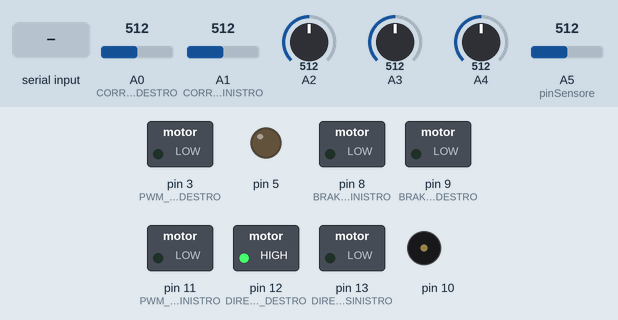
Simulated run of this sketch. Board: Arduino Uno, built with avr-gcc and run on an emulated ATmega328P. Shown: switched loads named in the sketch (green lamp = pin HIGH), output pins drawn as LEDs (lit = HIGH), buzzer (waves = sounding). The test bench sets the inputs (shaded band); at power-on: A2 = 512, A0 (CORRENTE_MOTORE_DESTRO) = 512, A1 (CORRENTE_MOTORE_SINISTRO) = 512, A3 = 512, A4 = 512, A5 (pinSensore) = 512.

Above: at 15.2 s.
15.3 s: "m90\n" received over the second serial link
At 16.9 s:
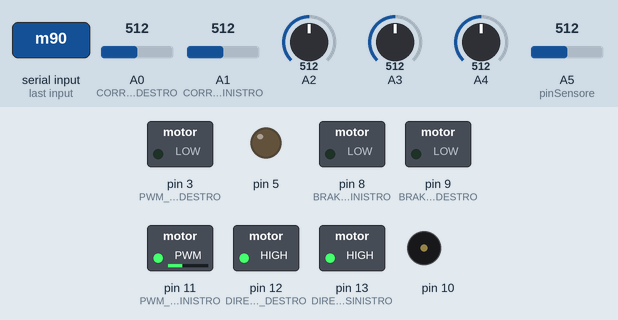
17.7 s: "m,45\n" received over the second serial link
At 19.8 s:
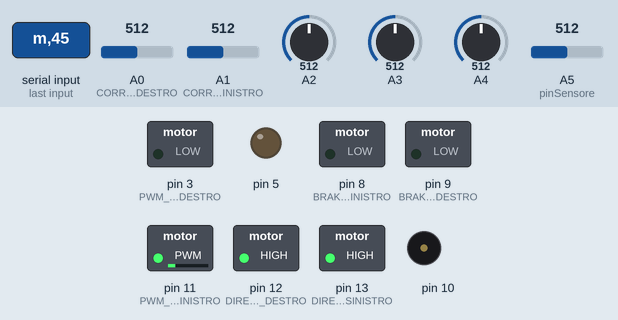
20.1 s: "p90\n" received over the second serial link
At 21.2 s:
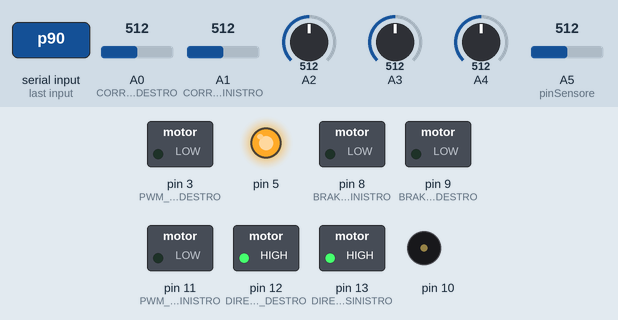
21.8 s: A2 set to 883
23.3 s: A2 set to 912
At 24.0 s:
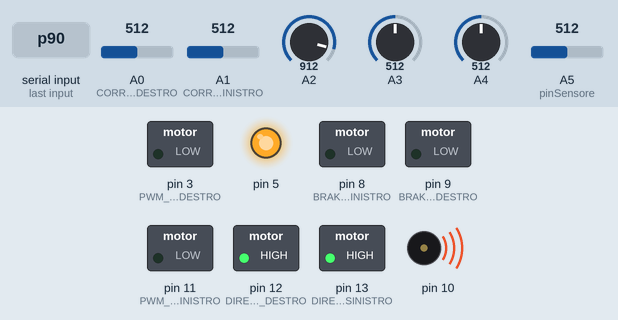
24.8 s: A2 set to 890
At 25.5 s:
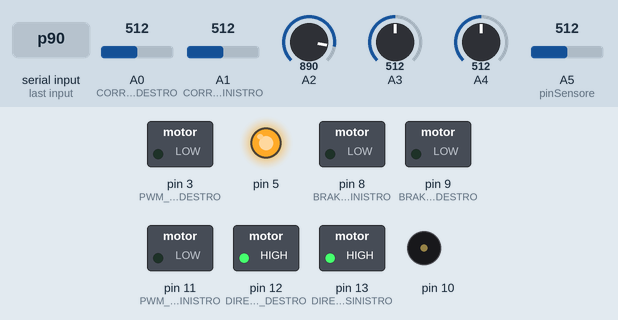
Timing chart, 0 to 27.4 s (numbered marks = the images above; inputs shaded):
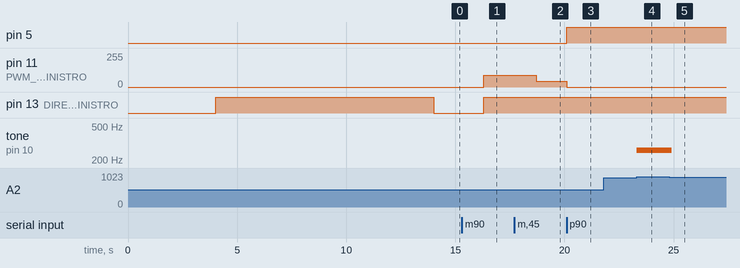

Measured:
- the behaviour switches between 900 and 901 on A2 (found by bisection; images 3 and 4)
- after the input at 15.3 s, pin 11 (PWM_MOTORE_SINISTRO): 0/255 → 90/255 after 1.0 s; pin 13 (DIREZIONE_MOTORE_SINISTRO): LOW → HIGH after 1.0 s
- after the input at 17.7 s, pin 11 (PWM_MOTORE_SINISTRO): 90/255 → 45/255 after 1.0 s
- after the input at 20.1 s, pin 5: LOW → HIGH at once; pin 11 (PWM_MOTORE_SINISTRO): 45/255 → 0/255 at once
- after the input at 21.8 s, every drawn part: stays the same
- after the input at 23.3 s, tone on pin 10: silent → 261 Hz at once
- after the input at 24.8 s, tone on pin 10: 261 Hz → silent after 0.12 s

The sketch:

RobotTest5_ControllerAtattile_e_PianoCarta.ino
```cpp
//COME USARE AMARINO: PER OGNI TRASMISSIONE BISOGNA INVIARE PRIMA UN BYTE DI INIZIO TRASMISSIONE, POI IL MESSAGGIO POI IL BYTE DI ACKNOWLEDGEMENT
/*
	startFlag = 18;
 	ack = 19;
 	delimiter = 59; //';' Delimita i dati inviati, tipo "A12.2;9.4;3.3"

 Questo programma legge un sensore sharp distance sul pin A5 e lo comunica via bluetooth
 TEST Robot

 /////////////////////////////////////////////////////////////////////////////////////////////
 Function	pins per Ch. A	pins per Ch. B

 Direction	D12	        D13
 PWM	        D3	        D11
 Brake	        D9	        D8
 Current Sensing	A0	        A1


 MOTORE A=MOTORE DI DESTRA!!
 MOTORE B=MOTORE DI SINISTRA!!

 NOTA: L'ALTOPARLANE NON ANDRA' CON I MOTORI ACCESI! PWM 3 e 11 occupate dal generatore di onde quadre.
 //////////////////////////////////////////////////////////////////////////////////////////////
 Formula per trasformare in centimetri i valori del sensore sharp
 sensoreDist=2076/(sensoreVal - 11);

 */


#include <SoftwareSerial.h>   //Software Serial Port
#define RxD 4
#define TxD 7

#define DIREZIONE_MOTORE_DESTRO 12
#define DIREZIONE_MOTORE_SINISTRO 13

#define PWM_MOTORE_DESTRO 3
#define PWM_MOTORE_SINISTRO 11

#define BRAKE_MOTORE_DESTRO 9
#define BRAKE_MOTORE_SINISTRO 8

#define CORRENTE_MOTORE_DESTRO A0
#define CORRENTE_MOTORE_SINISTRO A1

#define AVANTI HIGH
#define INDIETRO LOW

#define DEBUG_ENABLED  1


SoftwareSerial BlueToothSerial(RxD,TxD);

//AutoBrake si ferma da solo, autoManovra si gira anche
unsigned long controltime=500;
unsigned long currtime=0;
unsigned long oldtime=0;
int pinSensore=A5;
int sensoreVal=0;
int sensoreDist=0;
int currSensDestro=0;
int currSensSinistro=0;
boolean isInManovraFlag = false;
boolean isAutoBrakeActive = true;
boolean isAutoManovraActive = true;
boolean isRETRO = false;

void setup() {
  BlueToothSerial.begin(57600);  //Set Bluetooth BaudRate to default baud rate 57600
  pinMode(13,OUTPUT);

  //Setta i pin dei motori come output
  /////////////////////////////////////////////////////////////////////////////
  pinMode(DIREZIONE_MOTORE_DESTRO,OUTPUT);
  pinMode(DIREZIONE_MOTORE_SINISTRO,OUTPUT);

  pinMode(PWM_MOTORE_DESTRO,OUTPUT);
  pinMode(PWM_MOTORE_SINISTRO,OUTPUT);

  pinMode(BRAKE_MOTORE_DESTRO,OUTPUT);
  pinMode(BRAKE_MOTORE_SINISTRO,OUTPUT);
  /////////////////////////////////////////////////////////////////////////////

  setupBlueToothConnection();

  //HIGH = AVANTI, LOW = INDIETRO
  digitalWrite(DIREZIONE_MOTORE_DESTRO,AVANTI);
  digitalWrite(DIREZIONE_MOTORE_SINISTRO,AVANTI);
  //analogWrite(redLed, 129);
  digitalWrite(13,HIGH);
  delay(10000);
  digitalWrite(13,LOW);
}

void loop() {

  //Leggi il sensore e verifica cosa fare
  currtime=millis();
  if(currtime-oldtime>=controltime){
    oldtime=currtime;
    sensoreVal=analogRead(pinSensore);
    currSensDestro=analogRead(CORRENTE_MOTORE_DESTRO);
    currSensSinistro=analogRead(CORRENTE_MOTORE_SINISTRO);
    sensoreDist=20;//constrain(2076/(sensoreVal - 11),1,30);//SI E' ROTTO IL SENSORE!!!
    //Invia al tablet i dati
    BTSerialPrint("S"+String(sensoreDist)+";"+String(currSensDestro)+";"+String(currSensSinistro));

    if(sensoreDist<13){
      if(isAutoBrakeActive){
        muoviMotori(0,0,true);
        frenaMotori(true,true,400);
      }
      //Gira su se stesso e riparti lentamente
      if(isAutoManovraActive){
        isInManovraFlag=true;
        //imposta overrideFlag true per manovrare i motori anche se isInManovraFlag=true
        muoviMotori(192,-192,true);
        delay(1200);
        muoviMotori(0,0,true);
        frenaMotori(true,true,20);
        muoviMotori(192,192,true);
      }
    }
  }


  char rCh;
  if(BlueToothSerial.available()){//check if there's any data sent from the remote bluetooth shield
    rCh = (char)BlueToothSerial.read();
    int rval1=0;
    int rval2=0;

    switch (rCh){
      //Primo valore, motore SINISTRO, secondo valore motore DESTRO!! ordine di lettura
    case 'm':
      rval1=BlueToothSerial.parseInt();
      rval2=BlueToothSerial.parseInt();
      muoviMotori(rval2, rval1, false);
      break;

    //Attiva la modalità pianocarta, altoparlante sul pin 10
    case 'p':

      rval1=BlueToothSerial.parseInt();

      muoviMotori(0, 0, true);
      isInManovraFlag = true;
      pinMode(A2,INPUT);
      pinMode(A3,INPUT);
      pinMode(A4,INPUT);
      pinMode(5,OUTPUT);
      digitalWrite(5,HIGH);
      while(true){
        int p2=0;
        int p3=0;
        int p4=0;

        delay(200);
        p2=analogRead(A2);
        p3=analogRead(A3);
        p4=analogRead(A4);
        BTSerialPrint(analogRead(A2));

        //Suona il DO
        if(p2>900){
          tone(10,261);
        }
        //RE
        else if(p3>900){
          tone(10,294);
        }
        //MI
        else if(p4>900){
          tone(10,330);
        }
        else {
          noTone(10);
        }
      }
      break;

     //Gear, in realtà fa in modo che il dritto sia il dietro (diverso da retromarcia)
     case 'g':{
      if(!isRETRO){
        isRETRO=false;
      }
      else{
        isRETRO=true;
      }
      break;
      }
    }
  }
}


////////////////////////////////////////////////////////////////////////////////////////////
/*
 *Cotrolli motori
 */

//Mettere overrideFlag come true se si vuole saltare il controllo che impedisce di muoverlo se è in manovra (per esempio per usare comandi per manovrare...)
void muoviMotori(int velDestro, int velSinistro, boolean overrideFlag){
  if(!isInManovraFlag || overrideFlag){
    if(velDestro<0){
      digitalWrite(DIREZIONE_MOTORE_DESTRO,INDIETRO);
      analogWrite(PWM_MOTORE_DESTRO,abs(velDestro));
    }
    else {
      digitalWrite(DIREZIONE_MOTORE_DESTRO,AVANTI);
      analogWrite(PWM_MOTORE_DESTRO,velDestro);
    }
    if(velSinistro<0){
      digitalWrite(DIREZIONE_MOTORE_SINISTRO,INDIETRO);
      analogWrite(PWM_MOTORE_SINISTRO,abs(velSinistro));
    }
    else {
      digitalWrite(DIREZIONE_MOTORE_SINISTRO,AVANTI);
      analogWrite(PWM_MOTORE_SINISTRO,velSinistro);
    }
  }
}
//Frena i motori per
void frenaMotori(boolean frenaDestro, boolean frenaSinistro, int durata){
  if(frenaDestro){
    digitalWrite(BRAKE_MOTORE_DESTRO,HIGH);
  }

  if(frenaSinistro){
    digitalWrite(BRAKE_MOTORE_SINISTRO,HIGH);
  }

  delay(durata);

  digitalWrite(BRAKE_MOTORE_DESTRO,LOW);
  digitalWrite(BRAKE_MOTORE_SINISTRO,LOW);
}

//////////////////////////////////////////////////////////////////////////////////////////////
/*
 *Connessioni varie
 */
void setupBlueToothConnection()
{

  BlueToothSerial.print("\r\n+STWMOD=0\r\n"); //set the bluetooth work in slave mode
  BlueToothSerial.print("\r\n+STNA=SeeedBTSlave\r\n"); //set the bluetooth name as "SeeedBTSlave"
  BlueToothSerial.print("\r\n+STOAUT=1\r\n"); // Permit Paired device to connect me
  BlueToothSerial.print("\r\n+STAUTO=0\r\n"); // Auto-connection should be forbidden here
  delay(2000); // This delay is required.
  BlueToothSerial.print("\r\n+INQ=1\r\n"); //make the slave bluetooth inquirable
  BlueToothSerial.println("The slave bluetooth is inquirable!");
  delay(2000); // This delay is required.
  BlueToothSerial.flush();

}

//Print secondo il protocollo di Amarino/MeetAndroid
void BTSerialPrint(String string){
  BlueToothSerial.write(18);//startFlag = 18;
  BlueToothSerial.print(string);//Dati
  BlueToothSerial.write(19);//ack = 19;
}

void BTSerialPrint(int integer){
  BlueToothSerial.write(18);//startFlag = 18;
  BlueToothSerial.print(integer);//Dati
  BlueToothSerial.write(19);//ack = 19;
}

void BTSerialPrint(unsigned int uinteger){
  BlueToothSerial.write(18);//startFlag = 18;
  BlueToothSerial.print(uinteger);//Dati
  BlueToothSerial.write(19);//ack = 19;
}

void BTSerialPrint(long longint){
  BlueToothSerial.write(18);//startFlag = 18;
  BlueToothSerial.print(longint);//Dati
  BlueToothSerial.write(19);//ack = 19;
}

void BTSerialPrint(unsigned long ulongint){
  BlueToothSerial.write(18);//startFlag = 18;
  BlueToothSerial.print(ulongint);//Dati
  BlueToothSerial.write(19);//ack = 19;
}

void BTSerialPrint(char character){
  BlueToothSerial.write(18);//startFlag = 18;
  BlueToothSerial.print(character);//Dati
  BlueToothSerial.write(19);//ack = 19;
}
```
